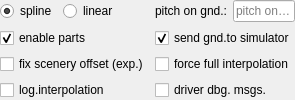
<?xml version="1.0" encoding="UTF-8"?>
<ui version="4.0">
 <class>CInterpolationSetupForm</class>
 <widget class="QFrame" name="CInterpolationSetupForm">
  <property name="geometry">
   <rect>
    <x>0</x>
    <y>0</y>
    <width>277</width>
    <height>88</height>
   </rect>
  </property>
  <property name="windowTitle">
   <string>Frame</string>
  </property>
  <layout class="QGridLayout" name="hl_PitchOnGround_2">
   <property name="leftMargin">
    <number>0</number>
   </property>
   <property name="topMargin">
    <number>0</number>
   </property>
   <property name="rightMargin">
    <number>0</number>
   </property>
   <property name="bottomMargin">
    <number>0</number>
   </property>
   <item row="3" column="0">
    <widget class="QCheckBox" name="cb_LogInterpolation">
     <property name="text">
      <string>log.interpolation</string>
     </property>
    </widget>
   </item>
   <item row="3" column="1">
    <widget class="QCheckBox" name="cb_DebugDriver">
     <property name="text">
      <string>driver dbg. msgs.</string>
     </property>
    </widget>
   </item>
   <item row="1" column="0">
    <widget class="QCheckBox" name="cb_EnableParts">
     <property name="text">
      <string>enable parts</string>
     </property>
     <property name="checked">
      <bool>true</bool>
     </property>
    </widget>
   </item>
   <item row="2" column="1">
    <widget class="QCheckBox" name="cb_ForceFullInterpolation">
     <property name="text">
      <string>force full interpolation</string>
     </property>
    </widget>
   </item>
   <item row="2" column="0">
    <widget class="QCheckBox" name="cb_FixSceneryOffset">
     <property name="toolTip">
      <string>experimental feature to fix offset values</string>
     </property>
     <property name="text">
      <string>fix scenery offset (exp.)</string>
     </property>
     <property name="checked">
      <bool>false</bool>
     </property>
    </widget>
   </item>
   <item row="1" column="1">
    <widget class="QCheckBox" name="cb_SendGndFlagToSim">
     <property name="text">
      <string>send gnd.to simulator</string>
     </property>
     <property name="checked">
      <bool>true</bool>
     </property>
    </widget>
   </item>
   <item row="0" column="1">
    <widget class="QFrame" name="fr_PitchOnGround">
     <property name="frameShape">
      <enum>QFrame::NoFrame</enum>
     </property>
     <property name="frameShadow">
      <enum>QFrame::Raised</enum>
     </property>
     <layout class="QHBoxLayout" name="hl_PitchOnGround">
      <property name="leftMargin">
       <number>0</number>
      </property>
      <property name="topMargin">
       <number>0</number>
      </property>
      <property name="rightMargin">
       <number>0</number>
      </property>
      <property name="bottomMargin">
       <number>0</number>
      </property>
      <item>
       <widget class="QLabel" name="lbl_PitchOnGround">
        <property name="text">
         <string>pitch on gnd.:</string>
        </property>
       </widget>
      </item>
      <item>
       <widget class="QLineEdit" name="le_PitchOnGround">
        <property name="placeholderText">
         <string>pitch on gnd.</string>
        </property>
       </widget>
      </item>
     </layout>
    </widget>
   </item>
   <item row="0" column="0">
    <widget class="QWidget" name="wi_InterpolatorType" native="true">
     <layout class="QHBoxLayout" name="hl_InterpolatorType">
      <property name="leftMargin">
       <number>0</number>
      </property>
      <property name="topMargin">
       <number>0</number>
      </property>
      <property name="rightMargin">
       <number>0</number>
      </property>
      <property name="bottomMargin">
       <number>0</number>
      </property>
      <item>
       <widget class="QRadioButton" name="rb_Spline">
        <property name="text">
         <string>spline</string>
        </property>
        <property name="checked">
         <bool>true</bool>
        </property>
       </widget>
      </item>
      <item>
       <widget class="QRadioButton" name="rb_Linear">
        <property name="text">
         <string>linear</string>
        </property>
       </widget>
      </item>
      <item>
       <spacer name="hs_InterpolatorType">
        <property name="orientation">
         <enum>Qt::Horizontal</enum>
        </property>
        <property name="sizeHint" stdset="0">
         <size>
          <width>40</width>
          <height>20</height>
         </size>
        </property>
       </spacer>
      </item>
     </layout>
    </widget>
   </item>
  </layout>
 </widget>
 <tabstops>
  <tabstop>rb_Spline</tabstop>
  <tabstop>rb_Linear</tabstop>
  <tabstop>le_PitchOnGround</tabstop>
  <tabstop>cb_EnableParts</tabstop>
  <tabstop>cb_SendGndFlagToSim</tabstop>
  <tabstop>cb_FixSceneryOffset</tabstop>
  <tabstop>cb_ForceFullInterpolation</tabstop>
  <tabstop>cb_LogInterpolation</tabstop>
  <tabstop>cb_DebugDriver</tabstop>
 </tabstops>
 <resources/>
 <connections/>
</ui>
